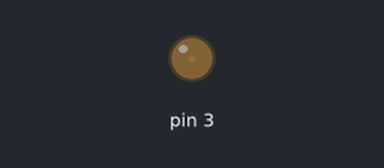
The sketch below on a simulated Arduino Uno, built with avr-gcc and run on an emulated ATmega328P. Parts: output pins drawn as LEDs (lit = HIGH).

Above: at 0.05 s.
At 1.15 s:
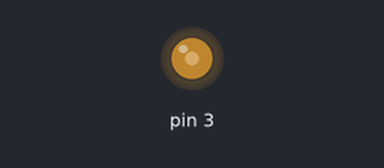
At 2.3 s:
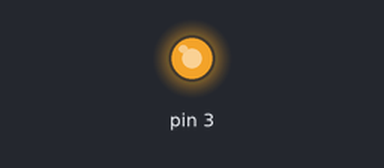
At 4.55 s:
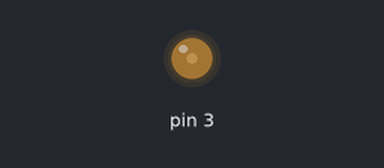
Timing chart, 0 to 6.6 s (numbered marks = the images above):
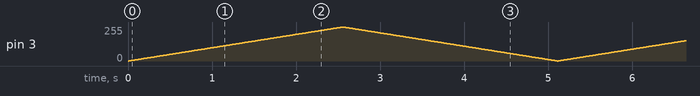

The sketch:

PWM_light_DEMO2.ino
```cpp
int Index = 0;
int up_down = 0;

void setup() {
  pinMode(3 , OUTPUT);
}

void loop() {
  analogWrite(3, Index);
  delay(10); // wait for x millsecond

  if (Index == 255)
  {
    up_down = 1;
  }

  if (Index == 0)
  {
    up_down = 0;
  }

  if (up_down == 0)
  {
    Index = Index + 1;
  }
  else
  {
    Index = Index - 1;
  }
}
```
